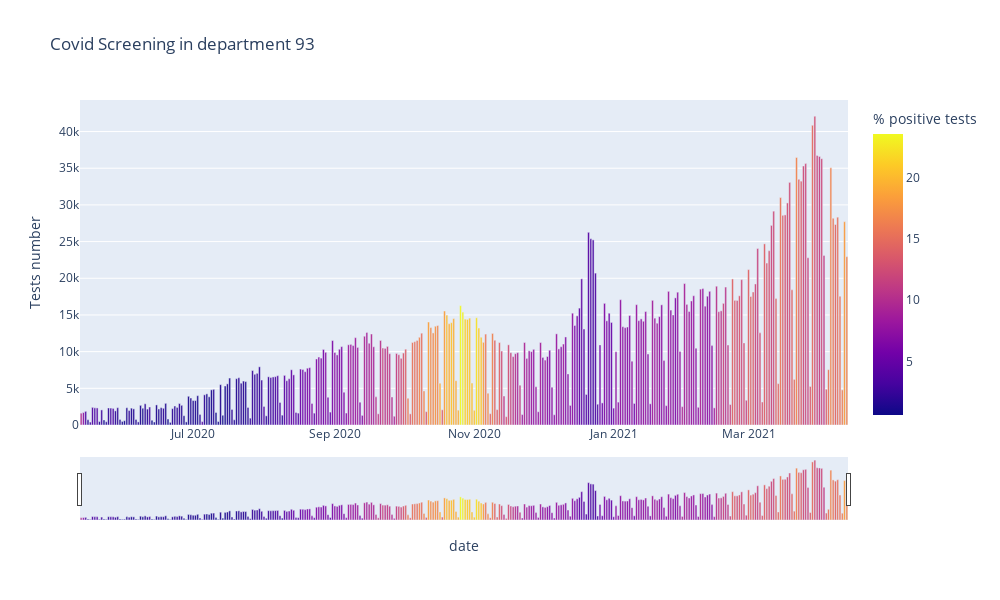

This figure's notebook cell:
### Code cell
daily_test_dep('93')

### Figure 1 — Plotly figure (JSON) as saved in the notebook; plotly's stock layout.template omitted (floating-point values rounded to 4 significant figures; data arrays with more than 128 entries replaced by an {"elided": "..."} marker saying what was removed)
{"data": [{"alignmentgroup": "True", "hovertemplate": "date=%{x}<br>Tests number=%{y}<br>% positive tests=%{marker.color}<extra></extra>", "legendgroup": "", "marker": {"color": {"elided": "336 float values"}, "coloraxis": "coloraxis"}, "name": "", "offsetgroup": "", "orientation": "v", "showlegend": false, "textposition": "auto", "type": "bar", "x": {"elided": "336 str values"}, "xaxis": "x", "y": {"elided": "336 int values"}, "yaxis": "y"}], "layout": {"barmode": "relative", "coloraxis": {"colorbar": {"title": {"text": "% positive tests"}}, "colorscale": [[0, "#0d0887"], [0.1111, "#46039f"], [0.2222, "#7201a8"], [0.3333, "#9c179e"], [0.4444, "#bd3786"], [0.5556, "#d8576b"], [0.6667, "#ed7953"], [0.7778, "#fb9f3a"], [0.8889, "#fdca26"], [1, "#f0f921"]]}, "height": 600, "legend": {"tracegroupgap": 0}, "title": {"text": "Covid Screening in department 93"}, "width": 1000, "xaxis": {"anchor": "y", "domain": [0, 1], "rangeslider": {"visible": true}, "title": {"text": "date"}}, "yaxis": {"anchor": "x", "domain": [0, 1], "title": {"text": "Tests number"}}}}
